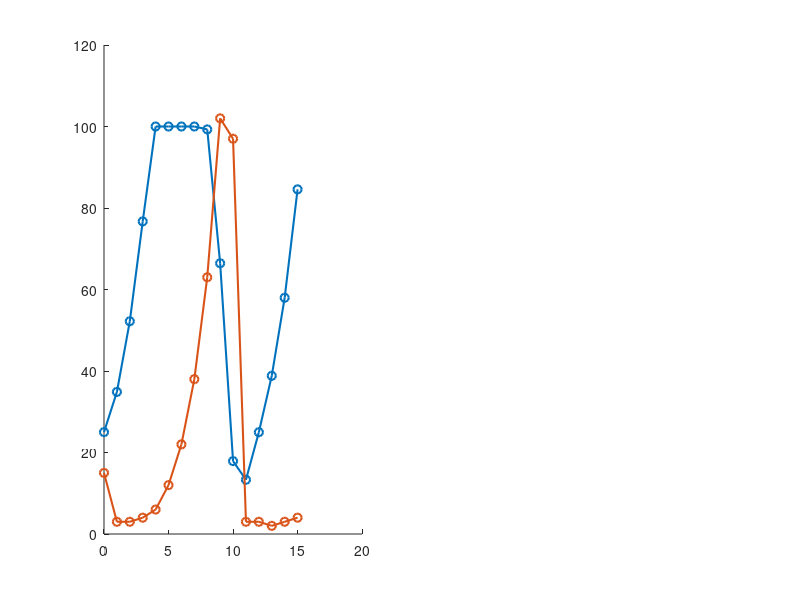

This figure's MATLAB source: (Note: this script raises an error after producing the figure.)
%% Initialisation
clear all

% Define problem parameters
alpha_c = 1.01;         % growth rate of coral 
beta_sc = 0.01;         % mortality rate of coral from starfish
beta_cs = 0.02;         % starfish response to coral
alpha_s = 0.01;         % natural mortality rate of starfish
rho = 3;                % proliferation rate of starfish larvae 
num_reefs = 2;          % number of reefs      

% Initialise time vector
t_0 = 0;
t_start = 1;
t_end = 15;             % time in years
t_vec = t_0:1:t_end;

% Initialise vectors for carrying capacities
A = [100; 70];          % reef area
K = [2; 2];             % starfish larvae

% Initialise matrices for coral and starfish
x = zeros(num_reefs, length(t_vec));        % coral cover each year
x_end = zeros(num_reefs, length(t_vec)-1);  % coral cover at end of year
y = zeros(num_reefs, length(t_vec));        % starfish each year
y_end = zeros(num_reefs, length(t_vec)-1);  % starfish at end of year
x_0 = [25; 30];                             % initial coral cover
y_0 = [15; 25];                             % initial starfish 
x(:, 1) = x_0;
y(:, 1) = y_0;

% Initialise matrix for control effort - note for now this is percentage
k_0 = [0.4; 0.2]; 
k = k_0 * ones(1, length(t_vec)-1);         % control effort

% Larval recruitment and survival for coral
r_c = 1.2;                                    % production rate
kappa_c = [0.2, 0.2;
           0.3, 0.1];                       % coral larval dispersal
% We need to account for the percentage that die by floating off
kappa_c_dead = 1 - sum(kappa_c, 2);                     
sigma = zeros(num_reefs, length(t_vec));    % coral larval recruitment
phi = zeros(num_reefs, length(t_vec));      % actual larval recruitment

% Larval recruitment for starfish
r_s = 1.5;                                    % production rate
kappa_s = [0.1, 0.1;
           0.2, 0.1];                       % starfish larval dispersal
% We need to account for the percentage that die by floating off
kappa_s_dead = 1 - sum(kappa_s, 2); 
tau = zeros(num_reefs, length(t_vec));      % starfish larval recruitment
gamma = zeros(num_reefs, length(t_vec));    % actual larval recruitment


%% Solve
% Loop over and calculate population size through time
for t = t_start:t_end
    % Loop over each reef and calculate population at the end of last year
    for i = 1:num_reefs
        % Calculate population sizes
        x_end(i, t) = x(i, t) * (alpha_c - beta_sc * y(i, t));
        y_end(i, t) = y(i, t) * (beta_cs * x(i, t) - alpha_s) - k(i, t) * y(i, t);
        % Round no. of starfish to nearest integer
        y_end(i, t) = round(y_end(i, t));

        % Check coral cover isn't less than zero
        if x_end(i, t) < 0
            x_end(i, t) = 0;
        end
        % Check coral cover isn't larger than the reef size
        if x_end(i, t) > A(i)
            x_end(i, t) = A(i);
        end
        % Check no. of starfish isn't less than zero
        if y_end(i, t) < 0
            y_end(i, t) = 0;
        end
    end
    
    % Loop over each reef and calculate population this year based on last
    % year
    for i = 1:num_reefs
        % Calculate starfish larval recruitment
        for j = 1:num_reefs
            tau(i, t+1) = tau(i, t+1) + kappa_s(j, i) * y_end(j, t) * r_s;
        end
        % Use Beverton-Holt model for starfish survival
        gamma(i, t+1) = (rho * tau(i, t+1)) / (1 + (rho - 1)/K(i) * tau(i, t+1));
       
        % Calculate coral larval recuitment
        for j = 1:num_reefs
            sigma(i, t+1) = sigma(i, t+1) + kappa_c(j, i) * x_end(j, t) * r_c;
        end
        % Calculate coral settlement based on area left on reef
        if sigma(i, t+1) <= (A(i) - x_end(i, t))
            phi(i, t+1) = sigma(i, t+1);
        else
            phi(i, t+1) = A(i) - x_end(i, t);
        end
        
        % Calculate the population for the next year
        x(i, t+1) = x_end(i, t) + phi(i, t+1);
        y(i, t+1) = y_end(i, t) + gamma(i, t+1);
        
        % Round number of starfish to nearest integer
        if y(i, t+1) >= 1
            y(i, t+1) = round(y(i, t+1));
        elseif y(i, t+1) > 0
            y(i, t+1) = ceil(y(i, t+1));
        % Check it's not less than zero
        elseif y(i, t+1) < 0
            y(i, t+1) = 0;
        end 
        
        % Check coral cover isn't less than zero
        if x(i, t+1) < 0
            x(i, t+1) = 0;
        end
        % Check coral cover isn't larger than the reef size
        if x(i, t+1) > A(i)
            x(i, t+1) = A(i);
        end
    end
end


%% Plotting - No Control Effort
% Predator and prey populations over time
% figure(1), clf, hold on
% for i = 1:num_reefs
%     subplot(1, num_reefs, i), hold on
%     plot(t_vec, x(i, :), '-o', 'Linewidth', 1.5)
%     plot(t_vec, y(i, :), '-o', 'Linewidth', 1.5)
%     yline(A(i), 'k--')
%     xlabel('Time (years)', 'Interpreter', 'Latex', 'Fontsize', 13)
%     ylabel('Population size', 'Interpreter', 'Latex', 'Fontsize', 13)
%     title(['Reef ', num2str(i)], 'Interpreter', 'Latex', 'Fontsize', 14) 
%     if i == 1
%         ylim([0 160])
%     end
%     if i == 2
%         legend('Coral cover (m^2)', 'No. of starfish', ...
%                'Carrying capacity of coral', 'Location', 'NorthEast')
%         ylim([0 100]) 
%     end
% end

% Predator-prey phase plane
% figure(2), clf, hold on
% for i = 1:num_reefs
%     subplot(1, num_reefs, i), hold on
%     plot(x(i, :), y(i, :), 'Linewidth', 1)
%     xlabel('Coral cover ($m^2$)', 'Interpreter', 'Latex', 'Fontsize', 13)
%     ylabel('Number of starfish', 'Interpreter', 'Latex', 'Fontsize', 13)
%     title(['Reef ', num2str(i)], 'Interpreter', 'Latex', 'Fontsize', 14)
%     if i == 1
%         xlim([0 120])
%     end
%     if i == 2
%         xlim([0 80]) 
%     end
% end

%% Plotting - Control Effort
% Predator and prey populations over time
figure(3), clf, hold on
for i = 1:num_reefs
    subplot(1, num_reefs, i), hold on
    plot(t_vec, x(i, :), '-o', 'Linewidth', 1.5)
    plot(t_vec, y(i, :), '-o', 'Linewidth', 1.5)
    yline(A(i), 'k--')
    xlabel('Time (years)', 'Interpreter', 'Latex', 'Fontsize', 13)
    ylabel('Population size', 'Interpreter', 'Latex', 'Fontsize', 13)
    title(['Reef ', num2str(i)], 'Interpreter', 'Latex', 'Fontsize', 14) 
    if i == 1
        ylim([0 120])
    end
    if i == 2
        legend('Coral cover (m^2)', 'No. of starfish', ...
               'Carrying capacity of coral', 'Location', 'NorthEast')
        ylim([0 100]) 
    end
end